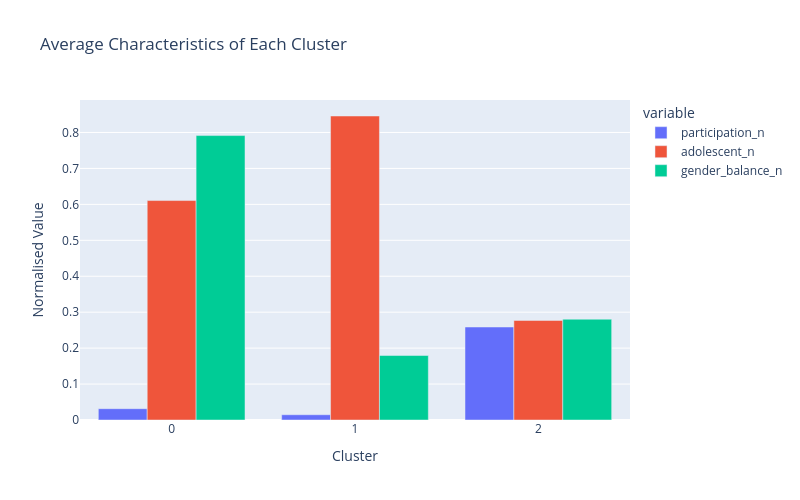

Write notebook code for a chart like this one.
### Code cell
cluster_summary = cluster_summary.reset_index()

fig = px.bar(
    cluster_summary,
    x='km3',
    y=[
        'participation_n',
        'adolescent_n',
        'gender_balance_n'
    ],
    barmode='group',
    title='Average Characteristics of Each Cluster',
    labels={
        'value':'Normalised Value',
        'km3':'Cluster'
    },
    width = 800,
    height = 500
)

fig.show()

### Figure 1 — Plotly figure (JSON) as saved in the notebook; plotly's stock layout.template omitted (floating-point values rounded to 4 significant figures)
{"data": [{"alignmentgroup": "True", "hovertemplate": "variable=participation_n<br>Cluster=%{x}<br>Normalised Value=%{y}<extra></extra>", "legendgroup": "participation_n", "marker": {"color": "#636efa", "pattern": {"shape": ""}}, "name": "participation_n", "offsetgroup": "participation_n", "orientation": "v", "showlegend": true, "textposition": "auto", "type": "bar", "x": ["0", "1", "2"], "xaxis": "x", "y": [0.03149, 0.01464, 0.2588], "yaxis": "y"}, {"alignmentgroup": "True", "hovertemplate": "variable=adolescent_n<br>Cluster=%{x}<br>Normalised Value=%{y}<extra></extra>", "legendgroup": "adolescent_n", "marker": {"color": "#EF553B", "pattern": {"shape": ""}}, "name": "adolescent_n", "offsetgroup": "adolescent_n", "orientation": "v", "showlegend": true, "textposition": "auto", "type": "bar", "x": ["0", "1", "2"], "xaxis": "x", "y": [0.6106, 0.8458, 0.277], "yaxis": "y"}, {"alignmentgroup": "True", "hovertemplate": "variable=gender_balance_n<br>Cluster=%{x}<br>Normalised Value=%{y}<extra></extra>", "legendgroup": "gender_balance_n", "marker": {"color": "#00cc96", "pattern": {"shape": ""}}, "name": "gender_balance_n", "offsetgroup": "gender_balance_n", "orientation": "v", "showlegend": true, "textposition": "auto", "type": "bar", "x": ["0", "1", "2"], "xaxis": "x", "y": [0.7914, 0.1794, 0.2804], "yaxis": "y"}], "layout": {"barmode": "group", "height": 500, "legend": {"title": {"text": "variable"}, "tracegroupgap": 0}, "title": {"text": "Average Characteristics of Each Cluster"}, "width": 800, "xaxis": {"anchor": "y", "domain": [0, 1], "title": {"text": "Cluster"}}, "yaxis": {"anchor": "x", "domain": [0, 1], "title": {"text": "Normalised Value"}}}}
